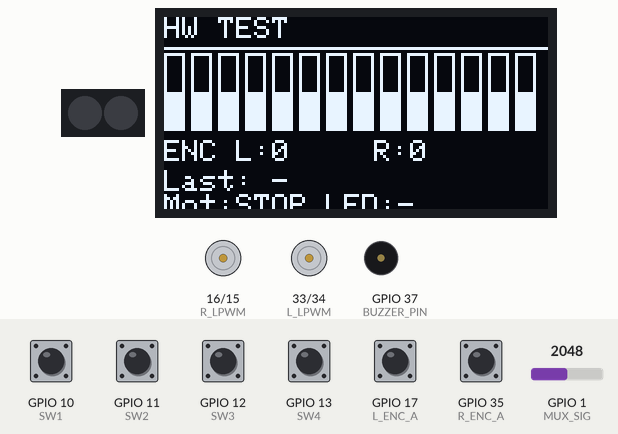
Recording of a sketch running on a simulated ESP32-S3. On the bench: 2 RGB LEDs in strip order, left to right, 128×64 one-colour display, motor-driver pin pairs drawn as motors (green arrow = first pin HIGH = forward, orange = second pin HIGH = backward, longer = more drive), buzzer (waves = sounding). Inputs (shaded band) come from the test bench; at power-on: GPIO 10 (SW1), GPIO 11 (SW2), GPIO 12 (SW3), GPIO 13 (SW4), GPIO 17 (L_ENC_A), GPIO 35 (R_ENC_A) HIGH, GPIO 1 (MUX_SIG) = 2048 (analog values on the 0–4095 scale). Dim RGB values are drawn brighter than linear; what the sketch prints to the serial monitor is not drawn.

Above: at 1.4 s.
1.5 s: GPIO 10 (SW1) pulled LOW for 0.15 s
At 3.0 s:
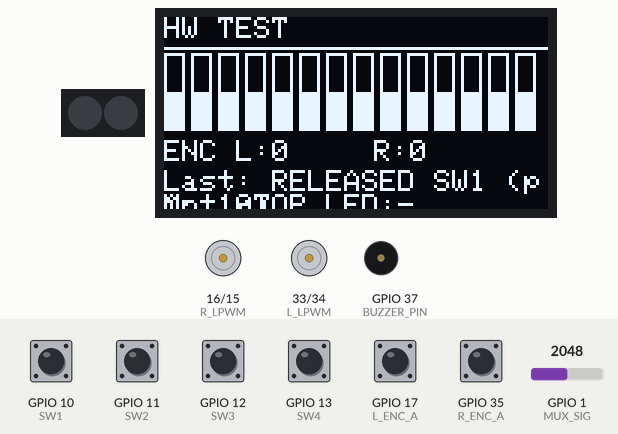
3.3 s: GPIO 12 (SW3) pulled LOW for 0.15 s
At 4.7 s:
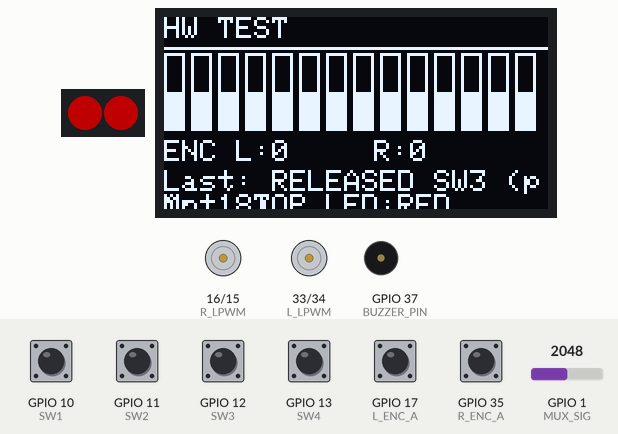
5.0 s: GPIO 11 (SW2) pulled LOW for 1 s
At 5.8 s:
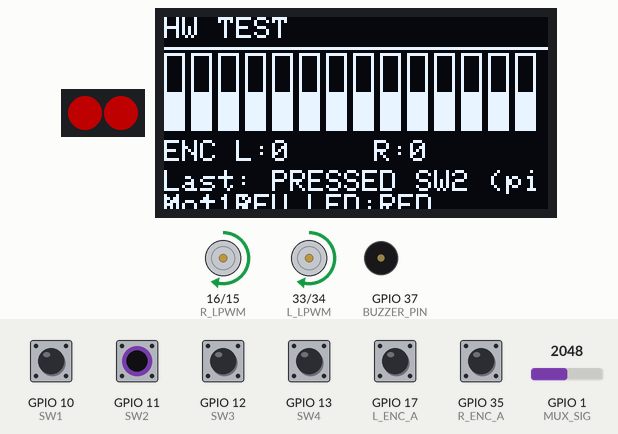
7.6 s: GPIO 13 (SW4) pulled LOW for 0.15 s
At 7.77 s:
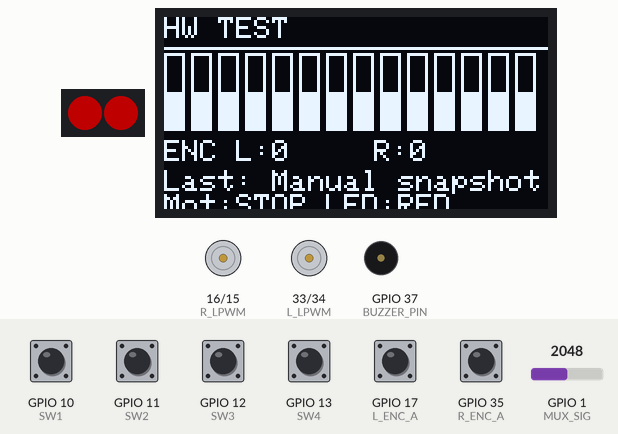
9.3 s: GPIO 12 (SW3) pulled LOW for 1 s
At 11.3 s:
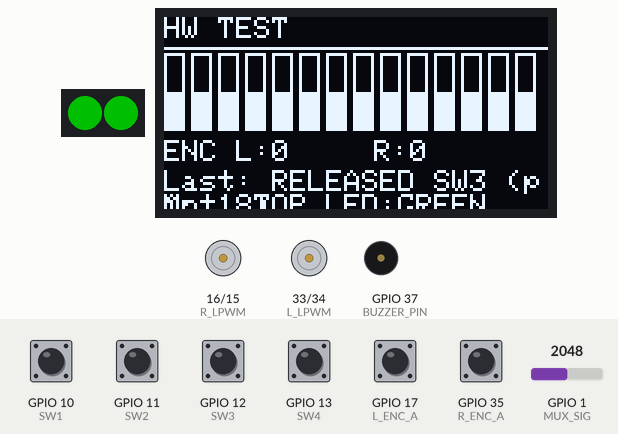
11.8 s: GPIO 11 (SW2) pulled LOW for 0.15 s
At 12.01 s:
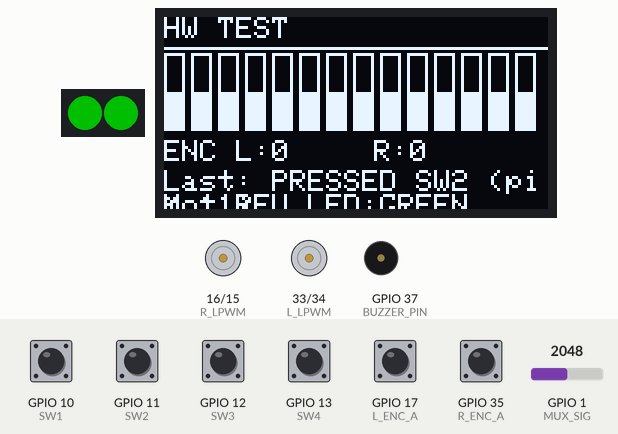
Timing chart, 0 to 14.5 s (numbered marks = the images above; inputs shaded):
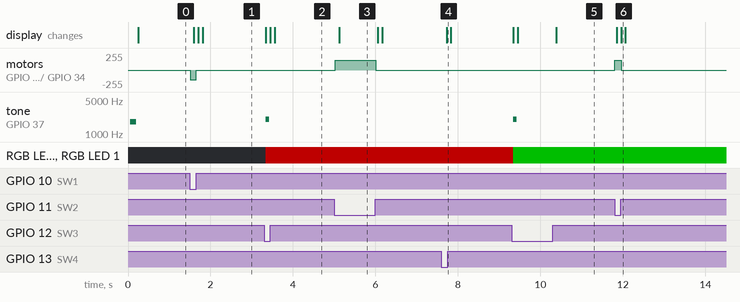

The sketch:

HW_TEST.ino
```cpp
/*
  =====================================================================
  HW_TEST — plain hardware diagnostic: Serial AND OLED, no menu
  =====================================================================
  Purpose: check that every piece of hardware is alive and wired to the
  pin you think it is, before trusting FLF_V4.ino's more complex logic.
  Everything that prints to Serial (115200 baud) is ALSO shown live on
  the OLED — sensor bars, encoder counts, the most recent button event,
  and current motor/LED test status — so you don't need a laptop open
  to see it working.

  What it does:
    - On boot: flashes the LED white and beeps once (same self-test as
      FLF_V4), then prints "BOOT OK".
    - Every ~500ms: prints/shows all 14 raw sensor values (live bars on
      OLED) and both encoder counts.
    - Any button press/release shows + prints exactly which physical
      button it was (SW1/SW2/SW3/SW4 + its pin number) — RAW physical
      pins, no logical UP/DOWN/OK/BACK remapping, so it can't be
      confused by anything in FLF_V4's button-role layer.
    - Hold SW1: both motors forward at TEST_SPEED.
    - Hold SW2: both motors reverse at TEST_SPEED.
    - Press SW3: cycles the LED through a fixed color list + beeps.
    - Press SW4: on-demand sensor+encoder snapshot (Serial + OLED).

  Pins match FLF_V4.ino's current wiring table exactly (Waveshare
  ESP32-S3-Pico). If you rewire anything, update both files.
  =====================================================================
*/

#include <Wire.h>
#include <Adafruit_GFX.h>
#include <Adafruit_SSD1306.h>
#include <Adafruit_NeoPixel.h>

// ---- Multiplexer (CD74HC4067) ----
#define MUX_SIG   1
#define MUX_S3    2
#define MUX_S2    4
#define MUX_S1    5
#define MUX_S0    6
#define NUM_SENSORS 14
const uint8_t muxChannelForSensor[NUM_SENSORS] = {0,1,2,3,4,5,6,7,8,9,10,11,12,13};

// ---- Buttons (raw physical pins, no remapping) ----
#define SW1 10
#define SW2 11
#define SW3 12
#define SW4 13

// ---- Motors (BTS7960) ----
#define R_RPWM 15
#define R_LPWM 16
#define L_LPWM 33
#define L_RPWM 34
#define PWM_FREQ 20000
#define PWM_RES  8
const int TEST_SPEED = 150;

// ---- Encoders ----
#define L_ENC_A 17
#define L_ENC_B 18
#define R_ENC_A 35
#define R_ENC_B 36

// ---- LED (WS2812) ----
#define LED_PIN 7
#define NUM_LEDS 2
Adafruit_NeoPixel strip(NUM_LEDS, LED_PIN, NEO_GRB + NEO_KHZ800);

// ---- Buzzer ----
#define BUZZER_PIN 37

// ---- OLED (I2C) ----
#define OLED_SDA  8
#define OLED_SCL  9
#define OLED_ADDR 0x3C
#define OLED_W    128
#define OLED_H    64
Adafruit_SSD1306 display(OLED_W, OLED_H, &Wire, -1);
bool oledOk = false; // if init fails, everything still works via Serial only

// ---- Debounced button edge detection ----
struct Btn { uint8_t pin; const char* name; bool last = HIGH; bool stable = HIGH; unsigned long changedAt = 0; };
Btn buttons[4] = { {SW1, "SW1 (pin 10)"}, {SW2, "SW2 (pin 11)"}, {SW3, "SW3 (pin 12)"}, {SW4, "SW4 (pin 13)"} };
const unsigned long DEBOUNCE_MS = 30;

// =====================================================================
volatile long leftEncCount = 0;
volatile long rightEncCount = 0;
void IRAM_ATTR leftEncoderISR()  { leftEncCount  += digitalRead(L_ENC_B) ? 1 : -1; }
void IRAM_ATTR rightEncoderISR() { rightEncCount += digitalRead(R_ENC_B) ? 1 : -1; }

void beep(int freq, int dur) {
  ledcWriteTone(BUZZER_PIN, freq);
  delay(dur);
  ledcWriteTone(BUZZER_PIN, 0);
}

void setLED(uint8_t r, uint8_t g, uint8_t b) {
  for (int i = 0; i < NUM_LEDS; i++) strip.setPixelColor(i, strip.Color(r, g, b));
  strip.show();
}

void selectMuxChannel(uint8_t ch) {
  digitalWrite(MUX_S0, (ch >> 0) & 1);
  digitalWrite(MUX_S1, (ch >> 1) & 1);
  digitalWrite(MUX_S2, (ch >> 2) & 1);
  digitalWrite(MUX_S3, (ch >> 3) & 1);
  delayMicroseconds(8);
}

void setLeftMotor(int speed) {
  speed = constrain(speed, -255, 255);
  if (speed >= 0) { ledcWrite(L_RPWM, speed); ledcWrite(L_LPWM, 0); }
  else            { ledcWrite(L_RPWM, 0); ledcWrite(L_LPWM, -speed); }
}
void setRightMotor(int speed) {
  speed = constrain(speed, -255, 255);
  if (speed >= 0) { ledcWrite(R_RPWM, speed); ledcWrite(R_LPWM, 0); }
  else            { ledcWrite(R_RPWM, 0); ledcWrite(R_LPWM, -speed); }
}
void stopMotors() { setLeftMotor(0); setRightMotor(0); }


// Returns 1 on press edge, -1 on release edge, 0 otherwise
int checkButton(Btn &b) {
  bool reading = digitalRead(b.pin);
  if (reading != b.last) b.changedAt = millis();
  int edge = 0;
  if ((millis() - b.changedAt) > DEBOUNCE_MS && reading != b.stable) {
    b.stable = reading;
    edge = (b.stable == LOW) ? 1 : -1;
  }
  b.last = reading;
  return edge;
}

// ---- LED color test cycle (SW3) ----
struct NamedColor { const char* name; uint8_t r, g, b; };
NamedColor colors[] = {
  {"RED", 255, 0, 0}, {"GREEN", 0, 255, 0}, {"BLUE", 0, 0, 255},
  {"WHITE", 255, 255, 255}, {"OFF", 0, 0, 0}
};
int colorIndex = 0;

// Live status shown on the OLED and echoed in Serial snapshots -- updated
// wherever the corresponding event happens in loop().
int sensorRaw[NUM_SENSORS];
String lastEvent = "-";
String motorStatus = "STOP";
String ledStatus = "-";

void readSensors() {
  for (int i = 0; i < NUM_SENSORS; i++) {
    selectMuxChannel(muxChannelForSensor[i]);
    sensorRaw[i] = analogRead(MUX_SIG);
  }
}

void printSnapshot() {
  Serial.print("SENSORS: ");
  for (int i = 0; i < NUM_SENSORS; i++) { Serial.print(sensorRaw[i]); Serial.print(i < NUM_SENSORS - 1 ? "," : ""); }
  Serial.print("  | ENC L="); Serial.print(leftEncCount);
  Serial.print(" R="); Serial.println(rightEncCount);
}

void drawDisplay() {
  if (!oledOk) return;
  display.clearDisplay();
  display.setTextSize(1);
  display.setTextColor(SSD1306_WHITE);
  display.setCursor(0, 0);
  display.println("HW TEST");
  display.drawLine(0, 10, OLED_W, 10, SSD1306_WHITE);

  // Live raw sensor bars (0-4095, uncalibrated -- just proves each sensor
  // is reading something and changes when you wave a hand/line under it).
  const int barTop = 12, barBottom = 38, barMaxH = barBottom - barTop;
  int slot = OLED_W / NUM_SENSORS; if (slot < 6) slot = 6;
  for (int i = 0; i < NUM_SENSORS; i++) {
    int h = map(constrain(sensorRaw[i], 0, 4095), 0, 4095, 0, barMaxH);
    int x = i * slot, w = slot - 2; if (w < 2) w = 2;
    display.drawRect(x, barTop, w, barMaxH, SSD1306_WHITE);
    display.fillRect(x + 1, barBottom - h, max(w - 2, 1), h, SSD1306_WHITE);
  }

  display.setCursor(0, 41);
  display.print("ENC L:"); display.print(leftEncCount);
  display.setCursor(70, 41);
  display.print("R:"); display.println(rightEncCount);

  display.setCursor(0, 51);
  display.print("Last: "); display.println(lastEvent);

  display.setCursor(0, 59);
  display.print("Mot:"); display.print(motorStatus);
  display.print(" LED:"); display.print(ledStatus);

  display.display();
}

void setup() {
  Serial.begin(115200);
  // Wait up to 3s for USB-CDC Serial to connect (ESP32-S3 HWCDC)
  unsigned long t0 = millis();
  while (!Serial && (millis() - t0 < 3000)) delay(10);

  pinMode(MUX_S0, OUTPUT);
  pinMode(MUX_S1, OUTPUT);
  pinMode(MUX_S2, OUTPUT);
  pinMode(MUX_S3, OUTPUT);
  analogReadResolution(12);

  pinMode(SW1, INPUT_PULLUP);
  pinMode(SW2, INPUT_PULLUP);
  pinMode(SW3, INPUT_PULLUP);
  pinMode(SW4, INPUT_PULLUP);

  pinMode(L_ENC_A, INPUT_PULLUP);
  pinMode(L_ENC_B, INPUT_PULLUP);
  pinMode(R_ENC_A, INPUT_PULLUP);
  pinMode(R_ENC_B, INPUT_PULLUP);
  attachInterrupt(digitalPinToInterrupt(L_ENC_A), leftEncoderISR, RISING);
  attachInterrupt(digitalPinToInterrupt(R_ENC_A), rightEncoderISR, RISING);

  ledcAttach(R_RPWM, PWM_FREQ, PWM_RES);
  ledcAttach(R_LPWM, PWM_FREQ, PWM_RES);
  ledcAttach(L_RPWM, PWM_FREQ, PWM_RES);
  ledcAttach(L_LPWM, PWM_FREQ, PWM_RES);
  stopMotors();

  pinMode(BUZZER_PIN, OUTPUT);
  ledcAttach(BUZZER_PIN, 2000, 8);

  strip.begin();
  strip.setBrightness(80);
  strip.show();

  Wire.begin(OLED_SDA, OLED_SCL);
  Wire.setClock(400000);
  oledOk = display.begin(SSD1306_SWITCHCAPVCC, OLED_ADDR);
  if (oledOk) { display.clearDisplay(); display.display(); }
  else Serial.println("OLED init FAILED -- check wiring/address. Serial output still works.");

  // Boot self-test
  setLED(255, 255, 255);
  beep(1800, 150);
  setLED(0, 0, 0);

  Serial.println();
  Serial.println("=== HW_TEST BOOT OK ===");
  Serial.println("Hold SW1 = motors FWD | Hold SW2 = motors REV | SW3 = LED/buzzer cycle | SW4 = manual snapshot");
  Serial.println("Sensor+encoder line prints automatically every ~500ms.");
  Serial.println("========================");
}

void loop() {
  readSensors(); // fresh every loop -- feeds both the live OLED bars and printSnapshot()

  // Each button's edge is read exactly once per loop and reused below --
  // calling checkButton() twice on the same button in one pass would
  // silently eat the second call's edge (state already advanced).
  int edge[4];
  for (int i = 0; i < 4; i++) {
    edge[i] = checkButton(buttons[i]);
    if (edge[i] == 1)  { lastEvent = String("PRESSED ") + buttons[i].name; Serial.print("BUTTON PRESSED:  "); Serial.println(buttons[i].name); }
    if (edge[i] == -1) { lastEvent = String("RELEASED ") + buttons[i].name; Serial.print("BUTTON RELEASED: "); Serial.println(buttons[i].name); }
  }

  // SW1/SW2 held: jog motors (raw hold state, not edge-based, so it
  // tracks release even if a release edge was missed by debounce timing).
  bool fwd = digitalRead(SW1) == LOW;
  bool rev = digitalRead(SW2) == LOW;
  static bool wasDriving = false;
  bool driving = fwd || rev;
  if (driving && !wasDriving) { motorStatus = fwd ? "FWD" : "REV"; Serial.println(fwd ? "MOTOR TEST: FWD" : "MOTOR TEST: REV"); }
  else if (!driving && wasDriving) { motorStatus = "STOP"; Serial.println("MOTOR TEST: STOP"); }
  wasDriving = driving;
  int cmd = fwd ? TEST_SPEED : (rev ? -TEST_SPEED : 0);
  setLeftMotor(cmd);
  setRightMotor(cmd);

  // SW3 press: cycle LED/buzzer test color
  if (edge[2] == 1) {
    NamedColor c = colors[colorIndex];
    setLED(c.r, c.g, c.b);
    beep(2000, 80);
    ledStatus = c.name;
    lastEvent = String("LED/BUZZER: ") + c.name;
    Serial.print("LED/BUZZER TEST: "); Serial.println(c.name);
    colorIndex = (colorIndex + 1) % (sizeof(colors) / sizeof(colors[0]));
  }

  // SW4 press: on-demand sensor+encoder snapshot
  if (edge[3] == 1) {
    lastEvent = "Manual snapshot";
    Serial.println("--- SW4 manual snapshot ---");
    printSnapshot();
  }

  static unsigned long lastAutoPrint = 0;
  if (millis() - lastAutoPrint >= 500) {
    lastAutoPrint = millis();
    printSnapshot();
  }

  static unsigned long lastDraw = 0;
  if (millis() - lastDraw >= 100) { // ~10Hz OLED refresh
    lastDraw = millis();
    drawDisplay();
  }

  delay(5);
}
```

Measured:
- after the input at 1.5 s, motor on GPIO 16 (R_LPWM) / GPIO 15 (R_RPWM), motor on GPIO 33 (L_LPWM) / GPIO 34 (L_RPWM): stopped → backward 149/255 at once, → stopped 0.14 s later; the display: first changes after 0.10 s (image 1 shows a later state)
- after the input at 3.3 s, tone on GPIO 37 (BUZZER_PIN): silent → 2000 Hz at once, → silent 0.08 s later; RGB LED 0, RGB LED 1: off → RGB(80, 0, 0) at once
- after the input at 5.0 s, motor on GPIO 16 (R_LPWM) / GPIO 15 (R_RPWM), motor on GPIO 33 (L_LPWM) / GPIO 34 (L_RPWM): stopped → forward 149/255 at once, → stopped 0.98 s later; the display: changes after 0.12 s (image 3)
- after the input at 7.6 s, the display: changes after 0.13 s (image 4)
- after the input at 9.3 s, tone on GPIO 37 (BUZZER_PIN): silent → 2000 Hz at once, → silent 0.08 s later; RGB LED 0, RGB LED 1: RGB(80, 0, 0) → RGB(0, 80, 0) at once
- after the input at 11.8 s, motor on GPIO 16 (R_LPWM) / GPIO 15 (R_RPWM), motor on GPIO 33 (L_LPWM) / GPIO 34 (L_RPWM): stopped → forward 149/255 at once, → stopped 0.16 s later; the display: first changes after 0.05 s (image 6 shows a later state)
